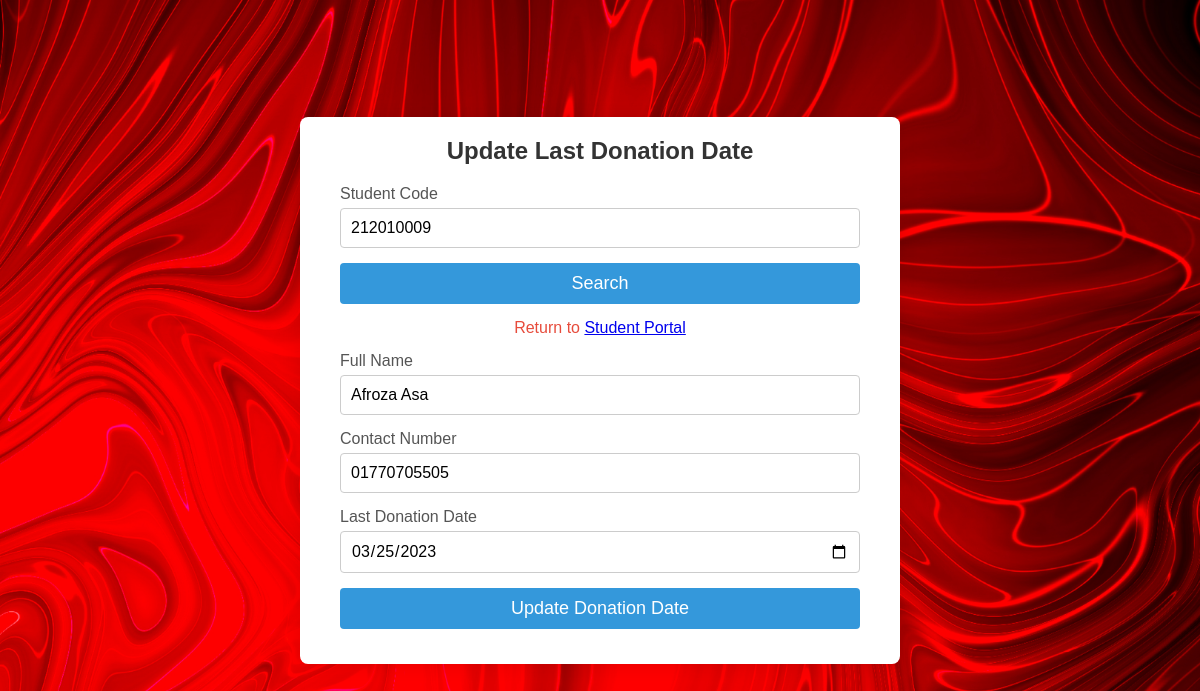
Page /update_donation.php?student_code=212010009 on the committed database.
### tables this page shows
CREATE TABLE `students` (
  `student_id` int(11) NOT NULL,
  `student_code` varchar(40) DEFAULT NULL,
  `full_name` varchar(200) DEFAULT NULL,
  `date_of_birth` date DEFAULT NULL,
  `date_of_last_donation` date DEFAULT NULL,
  `gender` varchar(20) DEFAULT NULL,
  `blood_group` varchar(3) DEFAULT NULL,
  `contact_number` varchar(15) DEFAULT NULL,
  `email` varchar(100) DEFAULT NULL,
  `address` text DEFAULT NULL,
  `department_id` int(11) DEFAULT NULL,
  `created_at` timestamp NOT NULL DEFAULT current_timestamp(),
  `updated_at` timestamp NOT NULL DEFAULT current_timestamp()
);

### update_donation.php (the view, shortened to what this page needs)
<?php
require('admin/layout/db_connection.php');
$student = null;
if ($_SERVER['REQUEST_METHOD'] == 'GET' && !empty($_GET['student_code'])) {
    $student_code = $conn->real_escape_string($_GET['student_code']);
    $sql = "SELECT * FROM students WHERE student_code = '$student_code'";
    $result = $conn->query($sql);
    if ($result->num_rows > 0) {
        $student = $result->fetch_assoc();
    } else {
        $message = "No student found with this code.";
    }
}
?>
<!DOCTYPE html>
<html lang="en">
<head>
    <link rel="stylesheet" href="admin/css/update_donation.css">
</head>
<body class="update-donation-body">
    <div class="update-container">
        <h2>Update Last Donation Date</h2>
        <form method="GET" action="">
            <div class="input-group">
                <label for="student_code">Student Code</label>
                <input type="text" id="student_code" name="student_code" required value="<?php echo isset($student_code) ? $student_code : ''; ?>">
            </div>
            <div class="input-group">
                <button type="submit">Search</button>
            </div>
            <div class="footer">
                <p>Return to <a href="index.php">Student Portal</a></p>
            </div>
        </form>
        <?php if ($student) { ?>
            <form method="POST" action="">
                <div class="input-group">
                    <label for="full_name">Full Name</label>
                    <input type="text" id="full_name" name="full_name" value="<?php echo $student['full_name']; ?>" readonly>
                </div>
                <div class="input-group">
                    <label for="contact_number">Contact Number</label>
                    <input type="tel" id="contact_number" name="contact_number" value="<?php echo $student['contact_number']; ?>" readonly>
                </div>
                <div class="input-group">
                    <label for="date_of_last_donation">Last Donation Date</label>
                    <input type="date" id="date_of_last_donation" name="date_of_last_donation" value="<?php echo $student['date_of_last_donation']; ?>" required>
                </div>
                <div class="input-group">
                    <button type="submit">Update Donation Date</button>
                </div>
            </form>
        <?php } ?>
    </div>
</body>
</html>

### admin/css/update_donation.css (style rules this page uses)
* { margin: 0; padding: 0; box-sizing: border-box; font-family: Arial, sans-serif; }
.update-donation-body { display: flex; justify-content: center; align-items: center; height: 100vh; background: url('../image/login.jpg'); background-repeat: no-repeat; background-size: cover; }
.update-container { background-color: #fff; padding: 20px 40px; border-radius: 8px; box-shadow: 0 0 20px rgba(0, 0, 0, 0.1); width: 100%; max-width: 600px; margin-bottom: 20px; }
.update-container h2 { margin-bottom: 20px; color: #333; text-align: center; }
.input-group { margin-bottom: 15px; text-align: left; }
.input-group label { display: block; margin-bottom: 5px; color: #555; }
.input-group input, .input-group select, .input-group textarea { width: 100%; padding: 10px; border: 1px solid #ccc; border-radius: 4px; font-size: 16px; }
.input-group button { width: 100%; padding: 10px; background-color: #3498db; color: #fff; border: none; border-radius: 4px; font-size: 18px; cursor: pointer; transition: background-color 0.3s; }
p { color: #e74c3c; text-align: center; margin-bottom: 15px; }

### rows in the picture
students: full_name "Afroza Asa", contact_number "01770705505", date_of_last_donation "03/25/2023"
